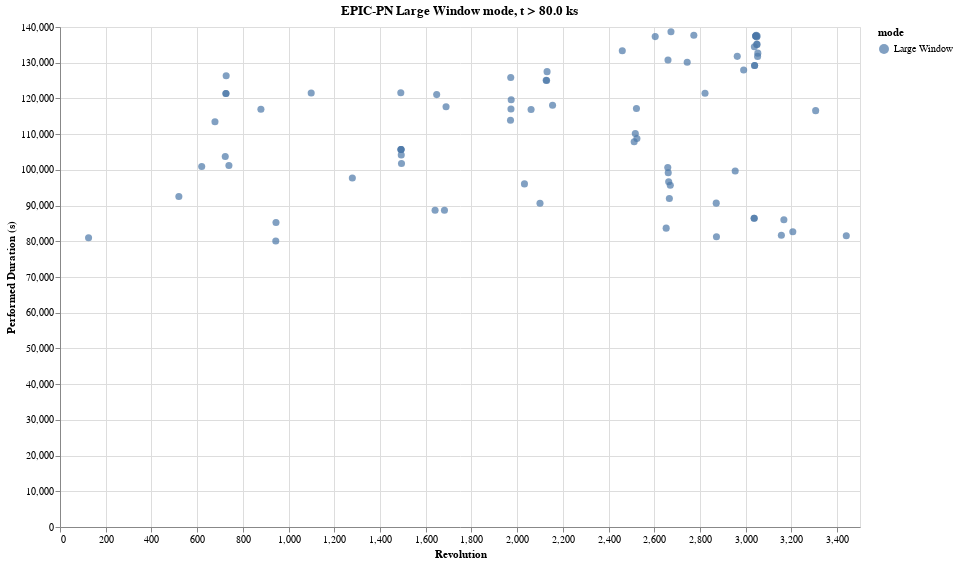

Write notebook code for a chart like this one.
### Code cell
#
# plot the results using altair
import altair as alt

base = alt.Chart(twork,title=r"EPIC-PN {} mode, t > {} ks".format(xmode,texp_limit/1000.0),width=800,height=500)

points = base.mark_point(filled=True, size=50).encode(
    x=alt.X(
        "rev",
        #scale=alt.Scale(domain=(2500,3500)),
        axis=alt.Axis(title='Revolution')
    ),
    y=alt.Y(
        'perf_dur',
        #scale=alt.Scale(type='log',domain=(1,50000)),
        axis=alt.Axis(title="Performed Duration (s)")
    ),
    color='mode',
    tooltip=['rev', 'ac_obs_id','ac_exp_id','filter','target']
)
points

### Figure 1 — Vega-Lite specification as saved in the notebook (floating-point values rounded to 4 significant figures)
{"$schema": "https://vega.github.io/schema/vega-lite/v2.6.0.json", "config": {"view": {"height": 300, "width": 400}}, "data": {"name": "data-4d97e5a905e659800b2191ccdc88d4f5"}, "datasets": {"data-4d97e5a905e659800b2191ccdc88d4f5": [{"ac_exp_id": 215, "ac_obs_id": 110010101, "exp_end_time": "2000-08-15 14:30:27+00", "exp_start_time": "2000-08-14 11:59:46+00", "filter": "MEDIUM", "mode": "Large Window", "perf_dur": 80970, "rev": 125, "ro": 0, "rs": 0, "rx": 1, "s_exp_id": 5, "s_obs_id": 110010101, "target": "Cas A (SE)"}, {"ac_exp_id": 3, "ac_obs_id": 142270101, "exp_end_time": "2002-10-12 15:13:47+00", "exp_start_time": "2002-10-11 12:36:31+00", "filter": "MEDIUM", "mode": "Large Window", "perf_dur": 92544, "rev": 520, "ro": 0, "rs": 0, "rx": 0, "s_exp_id": 3, "s_obs_id": 142270101, "target": "4U 0543-31"}, {"ac_exp_id": 1, "ac_obs_id": 158760101, "exp_end_time": "2003-04-29 21:46:02+00", "exp_start_time": "2003-04-28 17:01:02+00", "filter": "THICK", "mode": "Large Window", "perf_dur": 100933, "rev": 620, "ro": 0, "rs": 0, "rx": 0, "s_exp_id": 1, "s_obs_id": 158760101, "target": "Jupiter"}, {"ac_exp_id": 3, "ac_obs_id": 149040201, "exp_end_time": "2003-08-23 13:40:11+00", "exp_start_time": "2003-08-22 06:01:36+00", "filter": "THICK", "mode": "Large Window", "perf_dur": 113445, "rev": 678, "ro": 0, "rs": 0, "rx": 0, "s_exp_id": 3, "s_obs_id": 149040201, "target": "RZ Cassiopeiae"}, {"ac_exp_id": 1, "ac_obs_id": 161560101, "exp_end_time": "2003-11-20 02:41:08+00", "exp_start_time": "2003-11-20 00:07:32+00", "filter": "THICK", "mode": "Large Window", "perf_dur": 103757, "rev": 723, "ro": 0, "rs": 0, "rx": 0, "s_exp_id": 1, "s_obs_id": 161560101, "target": "Mars"}, {"ac_exp_id": 1, "ac_obs_id": 200080201, "exp_end_time": "2003-11-26 07:35:11+00", "exp_start_time": "2003-11-25 23:34:05+00", "filter": "THICK", "mode": "Large Window", "perf_dur": 121368, "rev": 726, "ro": 0, "rs": 1, "rx": 0, "s_exp_id": 1, "s_obs_id": 200080201, "target": "JUPITER"}, {"ac_exp_id": 2, "ac_obs_id": 200080201, "exp_end_time": "2003-11-26 07:35:11+00", "exp_start_time": "2003-11-25 23:34:05+00", "filter": "THICK", "mode": "Large Window", "perf_dur": 121368, "rev": 726, "ro": 0, "rs": 1, "rx": 0, "s_exp_id": 1, "s_obs_id": 200080201, "target": "JUPITER"}, {"ac_exp_id": 1, "ac_obs_id": 200080701, "exp_end_time": "2003-11-28 07:27:57+00", "exp_start_time": "2003-11-27 23:26:51+00", "filter": "THICK", "mode": "Large Window", "perf_dur": 126325, "rev": 727, "ro": 0, "rs": 0, "rx": 0, "s_exp_id": 1, "s_obs_id": 200080701, "target": "JUPITER"}, {"ac_exp_id": 3, "ac_obs_id": 205680101, "exp_end_time": "2003-12-23 00:18:38+00", "exp_start_time": "2003-12-21 20:04:12+00", "filter": "MEDIUM", "mode": "Large Window", "perf_dur": 101196, "rev": 739, "ro": 0, "rs": 0, "rx": 0, "s_exp_id": 3, "s_obs_id": 205680101, "target": "Q0056-363"}, {"ac_exp_id": 3, "ac_obs_id": 200980101, "exp_end_time": "2004-09-27 16:02:10+00", "exp_start_time": "2004-09-26 07:25:03+00", "filter": "THIN1", "mode": "Large Window", "perf_dur": 116957, "rev": 879, "ro": 0, "rs": 0, "rx": 0, "s_exp_id": 3, "s_obs_id": 200980101, "target": "HOLMBERG IX"}, {"ac_exp_id": 3, "ac_obs_id": 202210301, "exp_end_time": "2005-02-03 16:33:35+00", "exp_start_time": "2005-02-02 18:11:28+00", "filter": "THIN1", "mode": "Large Window", "perf_dur": 80057, "rev": 944, "ro": 0, "rs": 0, "rx": 0, "s_exp_id": 3, "s_obs_id": 202210301, "target": "PKS0405-1219"}, {"ac_exp_id": 3, "ac_obs_id": 202210401, "exp_end_time": "2005-02-05 17:52:15+00", "exp_start_time": "2005-02-04 18:03:28+00", "filter": "THIN1", "mode": "Large Window", "perf_dur": 85257, "rev": 945, "ro": 0, "rs": 0, "rx": 0, "s_exp_id": 3, "s_obs_id": 202210401, "target": "PKS0405-1219"}, {"ac_exp_id": 3, "ac_obs_id": 302850201, "exp_end_time": "2005-12-10 09:17:08+00", "exp_start_time": "2005-12-08 21:11:28+00", "filter": "MEDIUM", "mode": "Large Window", "perf_dur": 121533, "rev": 1099, "ro": 0, "rs": 0, "rx": 0, "s_exp_id": 3, "s_obs_id": 302850201, "target": "MCG-5-23-16"}, {"ac_exp_id": 3, "ac_obs_id": 400270101, "exp_end_time": "2006-12-04 07:50:30+00", "exp_start_time": "2006-12-03 02:22:27+00", "filter": "MEDIUM", "mode": "Large Window", "perf_dur": 97718, "rev": 1279, "ro": 0, "rs": 0, "rx": 0, "s_exp_id": 3, "s_obs_id": 400270101, "target": "NGC 3227"}, {"ac_exp_id": 1, "ac_obs_id": 511580101, "exp_end_time": "2008-01-31 04:51:27+00", "exp_start_time": "2008-01-29 18:57:06+00", "filter": "MEDIUM", "mode": "Large Window", "perf_dur": 121591, "rev": 1491, "ro": 0, "rs": 0, "rx": 0, "s_exp_id": 1, "s_obs_id": 511580101, "target": "1H0707-495"}, {"ac_exp_id": 1, "ac_obs_id": 511580201, "exp_end_time": "2008-02-02 04:42:06+00", "exp_start_time": "2008-01-31 18:49:25+00", "filter": "MEDIUM", "mode": "Large Window", "perf_dur": 105713, "rev": 1492, "ro": 0, "rs": 1, "rx": 0, "s_exp_id": 1, "s_obs_id": 511580201, "target": "1H0707-495"}, {"ac_exp_id": 27, "ac_obs_id": 511580201, "exp_end_time": "2008-02-02 04:42:06+00", "exp_start_time": "2008-01-31 18:49:25+00", "filter": "MEDIUM", "mode": "Large Window", "perf_dur": 105713, "rev": 1492, "ro": 0, "rs": 1, "rx": 0, "s_exp_id": 1, "s_obs_id": 511580201, "target": "1H0707-495"}, {"ac_exp_id": 14, "ac_obs_id": 511580201, "exp_end_time": "2008-02-02 04:42:06+00", "exp_start_time": "2008-01-31 18:49:25+00", "filter": "MEDIUM", "mode": "Large Window", "perf_dur": 105713, "rev": 1492, "ro": 0, "rs": 1, "rx": 0, "s_exp_id": 1, "s_obs_id": 511580201, "target": "1H0707-495"}, {"ac_exp_id": 2, "ac_obs_id": 511580301, "exp_end_time": "2008-02-04 04:24:23+00", "exp_start_time": "2008-02-02 20:19:16+00", "filter": "MEDIUM", "mode": "Large Window", "perf_dur": 104157, "rev": 1493, "ro": 0, "rs": 0, "rx": 1, "s_exp_id": 1, "s_obs_id": 511580301, "target": "1H0707-495"}, {"ac_exp_id": 2, "ac_obs_id": 511580401, "exp_end_time": "2008-02-06 04:16:35+00", "exp_start_time": "2008-02-04 22:15:57+00", "filter": "MEDIUM", "mode": "Large Window", "perf_dur": 101785, "rev": 1494, "ro": 0, "rs": 0, "rx": 1, "s_exp_id": 1, "s_obs_id": 511580401, "target": "1H0707-495"}, {"ac_exp_id": 3, "ac_obs_id": 555870201, "exp_end_time": "2008-11-25 09:46:20+00", "exp_start_time": "2008-11-24 08:07:23+00", "filter": "THIN1", "mode": "Large Window", "perf_dur": 88687, "rev": 1641, "ro": 0, "rs": 0, "rx": 0, "s_exp_id": 3, "s_obs_id": 555870201, "target": "Leo I"}, {"ac_exp_id": 2, "ac_obs_id": 550950101, "exp_end_time": "2008-12-09 08:45:31+00", "exp_start_time": "2008-12-07 21:54:54+00", "filter": "MEDIUM", "mode": "Large Window", "perf_dur": 121068, "rev": 1648, "ro": 0, "rs": 0, "rx": 1, "s_exp_id": 11, "s_obs_id": 550950101, "target": "NGC424"}, {"ac_exp_id": 1, "ac_obs_id": 554990101, "exp_end_time": "2009-02-14 18:38:17+00", "exp_start_time": "2009-02-13 17:52:40+00", "filter": "THIN1", "mode": "Large Window", "perf_dur": 88667, "rev": 1682, "ro": 0, "rs": 0, "rx": 0, "s_exp_id": 1, "s_obs_id": 554990101, "target": "Mrk 1040"}, {"ac_exp_id": 3, "ac_obs_id": 550640101, "exp_end_time": "2009-03-01 03:15:51+00", "exp_start_time": "2009-02-27 16:50:14+00", "filter": "MEDIUM", "mode": "Large Window", "perf_dur": 117664, "rev": 1689, "ro": 0, "rs": 0, "rx": 0, "s_exp_id": 3, "s_obs_id": 550640101, "target": "MCG-02-14-009"}, {"ac_exp_id": 3, "ac_obs_id": 653510301, "exp_end_time": "2010-09-14 12:50:13+00", "exp_start_time": "2010-09-13 01:01:16+00", "filter": "MEDIUM", "mode": "Large Window", "perf_dur": 113903, "rev": 1971, "ro": 0, "rs": 0, "rx": 0, "s_exp_id": 3, "s_obs_id": 653510301, "target": "1H0707-495"}, {"ac_exp_id": 3, "ac_obs_id": 653510401, "exp_end_time": "2010-09-16 12:42:13+00", "exp_start_time": "2010-09-15 01:03:16+00", "filter": "MEDIUM", "mode": "Large Window", "perf_dur": 125853, "rev": 1972, "ro": 0, "rs": 0, "rx": 0, "s_exp_id": 3, "s_obs_id": 653510401, "target": "1H0707-495"}, {"ac_exp_id": 3, "ac_obs_id": 653510501, "exp_end_time": "2010-09-18 12:34:44+00", "exp_start_time": "2010-09-17 01:05:46+00", "filter": "MEDIUM", "mode": "Large Window", "perf_dur": 117040, "rev": 1973, "ro": 0, "rs": 0, "rx": 0, "s_exp_id": 3, "s_obs_id": 653510501, "target": "1H0707-495"}, {"ac_exp_id": 3, "ac_obs_id": 653510601, "exp_end_time": "2010-09-20 12:26:58+00", "exp_start_time": "2010-09-19 01:04:41+00", "filter": "MEDIUM", "mode": "Large Window", "perf_dur": 119621, "rev": 1974, "ro": 0, "rs": 0, "rx": 0, "s_exp_id": 3, "s_obs_id": 653510601, "target": "1H0707-495"}, {"ac_exp_id": 3, "ac_obs_id": 554710801, "exp_end_time": "2011-01-13 21:21:31+00", "exp_start_time": "2011-01-12 18:32:34+00", "filter": "MEDIUM", "mode": "Large Window", "perf_dur": 96067, "rev": 2032, "ro": 0, "rs": 0, "rx": 0, "s_exp_id": 3, "s_obs_id": 554710801, "target": "1H0707-495"}, {"ac_exp_id": 3, "ac_obs_id": 653320101, "exp_end_time": "2011-03-12 22:47:36+00", "exp_start_time": "2011-03-11 12:35:19+00", "filter": "MEDIUM", "mode": "Large Window", "perf_dur": 116907, "rev": 2061, "ro": 0, "rs": 0, "rx": 0, "s_exp_id": 3, "s_obs_id": 653320101, "target": "PSR J1734-3333"}, {"ac_exp_id": 3, "ac_obs_id": 673730101, "exp_end_time": "2011-05-29 13:08:58+00", "exp_start_time": "2011-05-28 11:50:01+00", "filter": "MEDIUM", "mode": "Large Window", "perf_dur": 90667, "rev": 2100, "ro": 0, "rs": 0, "rx": 0, "s_exp_id": 3, "s_obs_id": 673730101, "target": "PMN J0948+0022"}, {"ac_exp_id": 3, "ac_obs_id": 673580201, "exp_end_time": "2011-07-22 15:35:13+00", "exp_start_time": "2011-07-21 02:46:16+00", "filter": "THIN1", "mode": "Large Window", "perf_dur": 125100, "rev": 2127, "ro": 0, "rs": 0, "rx": 0, "s_exp_id": 3, "s_obs_id": 673580201, "target": "IRAS 13224-3809"}, {"ac_exp_id": 3, "ac_obs_id": 673580301, "exp_end_time": "2011-07-26 15:17:45+00", "exp_start_time": "2011-07-25 02:18:48+00", "filter": "THIN1", "mode": "Large Window", "perf_dur": 125005, "rev": 2129, "ro": 0, "rs": 0, "rx": 0, "s_exp_id": 3, "s_obs_id": 673580301, "target": "IRAS 13224-3809"}, {"ac_exp_id": 3, "ac_obs_id": 673580401, "exp_end_time": "2011-07-30 14:54:09+00", "exp_start_time": "2011-07-29 01:56:52+00", "filter": "THIN1", "mode": "Large Window", "perf_dur": 127502, "rev": 2131, "ro": 0, "rs": 0, "rx": 0, "s_exp_id": 3, "s_obs_id": 673580401, "target": "IRAS 13224-3809"}, {"ac_exp_id": 3, "ac_obs_id": 674440101, "exp_end_time": "2011-09-16 12:01:10+00", "exp_start_time": "2011-09-15 02:37:13+00", "filter": "THIN1", "mode": "Large Window", "perf_dur": 118085, "rev": 2155, "ro": 0, "rs": 0, "rx": 0, "s_exp_id": 3, "s_obs_id": 674440101, "target": "PSR J0357+32"}, {"ac_exp_id": 3, "ac_obs_id": 724090101, "exp_end_time": "2013-05-16 18:07:10+00", "exp_start_time": "2013-05-15 03:29:41+00", "filter": "THIN1", "mode": "Large Window", "perf_dur": 133337, "rev": 2460, "ro": 0, "rs": 0, "rx": 0, "s_exp_id": 3, "s_obs_id": 724090101, "target": "PSR J2055+2539"}, {"ac_exp_id": 3, "ac_obs_id": 721010201, "exp_end_time": "2013-08-28 11:15:34+00", "exp_start_time": "2013-08-27 05:09:44+00", "filter": "THIN1", "mode": "Large Window", "perf_dur": 107880, "rev": 2512, "ro": 0, "rs": 0, "rx": 0, "s_exp_id": 3, "s_obs_id": 721010201, "target": "PDS 456"}, {"ac_exp_id": 3, "ac_obs_id": 721010301, "exp_end_time": "2013-09-07 10:37:19+00", "exp_start_time": "2013-09-06 03:53:09+00", "filter": "THIN1", "mode": "Large Window", "perf_dur": 110180, "rev": 2517, "ro": 0, "rs": 0, "rx": 0, "s_exp_id": 3, "s_obs_id": 721010301, "target": "PDS 456"}, {"ac_exp_id": 3, "ac_obs_id": 721010401, "exp_end_time": "2013-09-17 03:57:08+00", "exp_start_time": "2013-09-15 19:16:18+00", "filter": "THIN1", "mode": "Large Window", "perf_dur": 117180, "rev": 2522, "ro": 0, "rs": 0, "rx": 0, "s_exp_id": 3, "s_obs_id": 721010401, "target": "PDS 456"}, {"ac_exp_id": 3, "ac_obs_id": 721010501, "exp_end_time": "2013-09-21 09:36:47+00", "exp_start_time": "2013-09-20 03:15:57+00", "filter": "THIN1", "mode": "Large Window", "perf_dur": 108780, "rev": 2524, "ro": 0, "rs": 0, "rx": 0, "s_exp_id": 3, "s_obs_id": 721010501, "target": "PDS 456"}, {"ac_exp_id": 3, "ac_obs_id": 721010601, "exp_end_time": "2014-02-27 22:50:54+00", "exp_start_time": "2014-02-26 08:31:44+00", "filter": "THIN1", "mode": "Large Window", "perf_dur": 137311, "rev": 2604, "ro": 0, "rs": 0, "rx": 0, "s_exp_id": 3, "s_obs_id": 721010601, "target": "PDS 456"}, {"ac_exp_id": 3, "ac_obs_id": 745110101, "exp_end_time": "2014-06-03 05:03:02+00", "exp_start_time": "2014-06-02 05:40:32+00", "filter": "MEDIUM", "mode": "Large Window", "perf_dur": 83680, "rev": 2652, "ro": 0, "rs": 0, "rx": 0, "s_exp_id": 3, "s_obs_id": 745110101, "target": "PG 1211+143"}, {"ac_exp_id": 3, "ac_obs_id": 745110201, "exp_end_time": "2014-06-17 04:32:00+00", "exp_start_time": "2014-06-16 00:26:10+00", "filter": "MEDIUM", "mode": "Large Window", "perf_dur": 100680, "rev": 2659, "ro": 0, "rs": 0, "rx": 0, "s_exp_id": 3, "s_obs_id": 745110201, "target": "PG 1211+143"}, {"ac_exp_id": 2, "ac_obs_id": 743470201, "exp_end_time": "2014-06-19 13:37:32+00", "exp_start_time": "2014-06-18 01:10:22+00", "filter": "THICK", "mode": "Large Window", "perf_dur": 130776, "rev": 2660, "ro": 0, "rs": 0, "rx": 1, "s_exp_id": 3, "s_obs_id": 743470201, "target": "Mars"}, {"ac_exp_id": 3, "ac_obs_id": 745110301, "exp_end_time": "2014-06-21 03:50:20+00", "exp_start_time": "2014-06-20 00:09:30+00", "filter": "MEDIUM", "mode": "Large Window", "perf_dur": 99180, "rev": 2661, "ro": 0, "rs": 0, "rx": 0, "s_exp_id": 3, "s_obs_id": 745110301, "target": "PG 1211+143"}, {"ac_exp_id": 3, "ac_obs_id": 745110401, "exp_end_time": "2014-06-25 02:51:32+00", "exp_start_time": "2014-06-23 23:52:22+00", "filter": "MEDIUM", "mode": "Large Window", "perf_dur": 96680, "rev": 2663, "ro": 0, "rs": 0, "rx": 0, "s_exp_id": 3, "s_obs_id": 745110401, "target": "PG 1211+143"}, {"ac_exp_id": 3, "ac_obs_id": 745110601, "exp_end_time": "2014-07-01 02:00:33+00", "exp_start_time": "2014-06-30 00:19:43+00", "filter": "MEDIUM", "mode": "Large Window", "perf_dur": 91980, "rev": 2666, "ro": 0, "rs": 0, "rx": 0, "s_exp_id": 3, "s_obs_id": 745110601, "target": "PG 1211+143"}, {"ac_exp_id": 3, "ac_obs_id": 745110701, "exp_end_time": "2014-07-09 01:41:04+00", "exp_start_time": "2014-07-07 22:58:34+00", "filter": "MEDIUM", "mode": "Large Window", "perf_dur": 95680, "rev": 2670, "ro": 0, "rs": 0, "rx": 0, "s_exp_id": 3, "s_obs_id": 745110701, "target": "PG 1211+143"}, {"ac_exp_id": 3, "ac_obs_id": 744450101, "exp_end_time": "2014-07-15 13:36:39+00", "exp_start_time": "2014-07-13 22:56:24+00", "filter": "THIN1", "mode": "Large Window", "perf_dur": 138679, "rev": 2673, "ro": 0, "rs": 0, "rx": 1, "s_exp_id": 3, "s_obs_id": 744450101, "target": "RBS 1055"}, {"ac_exp_id": 3, "ac_obs_id": 744490401, "exp_end_time": "2014-12-04 02:37:01+00", "exp_start_time": "2014-12-02 13:54:31+00", "filter": "THIN1", "mode": "Large Window", "perf_dur": 130120, "rev": 2744, "ro": 0, "rs": 0, "rx": 0, "s_exp_id": 3, "s_obs_id": 744490401, "target": "Mrk 915"}, {"ac_exp_id": 3, "ac_obs_id": 744450301, "exp_end_time": "2015-01-30 23:30:57+00", "exp_start_time": "2015-01-29 09:08:27+00", "filter": "THIN1", "mode": "Large Window", "perf_dur": 137680, "rev": 2773, "ro": 0, "rs": 0, "rx": 0, "s_exp_id": 3, "s_obs_id": 744450301, "target": "RBS 229"}, {"ac_exp_id": 3, "ac_obs_id": 761500201, "exp_end_time": "2015-05-08 17:15:33+00", "exp_start_time": "2015-05-07 06:09:43+00", "filter": "THIN1", "mode": "Large Window", "perf_dur": 121438, "rev": 2822, "ro": 0, "rs": 0, "rx": 0, "s_exp_id": 3, "s_obs_id": 761500201, "target": "OJ287"}, {"ac_exp_id": 1, "ac_obs_id": 760530201, "exp_end_time": "2015-08-14 10:22:02+00", "exp_start_time": "2015-08-13 09:02:52+00", "filter": "THIN1", "mode": "Large Window", "perf_dur": 90680, "rev": 2871, "ro": 0, "rs": 0, "rx": 0, "s_exp_id": 1, "s_obs_id": 760530201, "target": "Mrk 1040"}, {"ac_exp_id": 1, "ac_obs_id": 760530301, "exp_end_time": "2015-08-16 04:55:45+00", "exp_start_time": "2015-08-15 06:13:15+00", "filter": "THIN1", "mode": "Large Window", "perf_dur": 81280, "rev": 2872, "ro": 0, "rs": 0, "rx": 0, "s_exp_id": 1, "s_obs_id": 760530301, "target": "Mrk 1040"}, {"ac_exp_id": 3, "ac_obs_id": 763480101, "exp_end_time": "2016-01-26 15:49:57+00", "exp_start_time": "2016-01-25 12:00:48+00", "filter": "THIN1", "mode": "Large Window", "perf_dur": 99679, "rev": 2954, "ro": 0, "rs": 0, "rx": 0, "s_exp_id": 3, "s_obs_id": 763480101, "target": "PG1404+226"}, {"ac_exp_id": 3, "ac_obs_id": 764530101, "exp_end_time": "2016-02-13 20:53:43+00", "exp_start_time": "2016-02-12 08:09:33+00", "filter": "THICK", "mode": "Large Window", "perf_dur": 131780, "rev": 2963, "ro": 0, "rs": 0, "rx": 0, "s_exp_id": 3, "s_obs_id": 764530101, "target": "RX J0439.6-5311"}, {"ac_exp_id": 1, "ac_obs_id": 764620101, "exp_end_time": "2016-04-09 17:26:08+00", "exp_start_time": "2016-04-08 05:45:18+00", "filter": "MEDIUM", "mode": "Large Window", "perf_dur": 127980, "rev": 2991, "ro": 0, "rs": 0, "rx": 0, "s_exp_id": 1, "s_obs_id": 764620101, "target": "NGC 6814"}, {"ac_exp_id": 2, "ac_obs_id": 780560101, "exp_end_time": "2016-07-10 10:47:21+00", "exp_start_time": "2016-07-08 20:19:51+00", "filter": "THIN1", "mode": "Large Window", "perf_dur": 86431, "rev": 3037, "ro": 0, "rs": 1, "rx": 0, "s_exp_id": 2, "s_obs_id": 780560101, "target": "IRAS 13224-3809"}, {"ac_exp_id": 2, "ac_obs_id": 780560101, "exp_end_time": "2016-07-10 10:47:21+00", "exp_start_time": "2016-07-08 20:19:51+00", "filter": "THIN1", "mode": "Large Window", "perf_dur": 86431, "rev": 3037, "ro": 0, "rs": 1, "rx": 0, "s_exp_id": 2, "s_obs_id": 780560101, "target": "IRAS 13224-3809"}, {"ac_exp_id": 2, "ac_obs_id": 780561301, "exp_end_time": "2016-07-12 10:34:19+00", "exp_start_time": "2016-07-10 20:11:49+00", "filter": "THIN1", "mode": "Large Window", "perf_dur": 134484, "rev": 3038, "ro": 0, "rs": 0, "rx": 0, "s_exp_id": 2, "s_obs_id": 780561301, "target": "IRAS 13224-3809"}, {"ac_exp_id": 2, "ac_obs_id": 780561401, "exp_end_time": "2016-07-14 09:37:34+00", "exp_start_time": "2016-07-12 20:03:24+00", "filter": "THIN1", "mode": "Large Window", "perf_dur": 129229, "rev": 3039, "ro": 0, "rs": 1, "rx": 0, "s_exp_id": 2, "s_obs_id": 780561401, "target": "IRAS 13224-3809"}, {"ac_exp_id": 2, "ac_obs_id": 780561401, "exp_end_time": "2016-07-14 09:37:34+00", "exp_start_time": "2016-07-12 20:03:24+00", "filter": "THIN1", "mode": "Large Window", "perf_dur": 129229, "rev": 3039, "ro": 0, "rs": 1, "rx": 0, "s_exp_id": 2, "s_obs_id": 780561401, "target": "IRAS 13224-3809"}, {"ac_exp_id": 2, "ac_obs_id": 780561501, "exp_end_time": "2016-07-22 09:50:25+00", "exp_start_time": "2016-07-20 19:31:15+00", "filter": "THIN1", "mode": "Large Window", "perf_dur": 137480, "rev": 3043, "ro": 0, "rs": 0, "rx": 0, "s_exp_id": 2, "s_obs_id": 780561501, "target": "IRAS 13224-3809"}, {"ac_exp_id": 2, "ac_obs_id": 780561601, "exp_end_time": "2016-07-24 09:42:26+00", "exp_start_time": "2016-07-22 19:23:16+00", "filter": "THIN1", "mode": "Large Window", "perf_dur": 137480, "rev": 3044, "ro": 0, "rs": 0, "rx": 0, "s_exp_id": 2, "s_obs_id": 780561601, "target": "IRAS 13224-3809"}, {"ac_exp_id": 2, "ac_obs_id": 780561701, "exp_end_time": "2016-07-26 09:33:56+00", "exp_start_time": "2016-07-24 19:14:46+00", "filter": "THIN1", "mode": "Large Window", "perf_dur": 137480, "rev": 3045, "ro": 0, "rs": 0, "rx": 0, "s_exp_id": 2, "s_obs_id": 780561701, "target": "IRAS 13224-3809"}, {"ac_exp_id": 2, "ac_obs_id": 792180101, "exp_end_time": "2016-07-28 09:27:32+00", "exp_start_time": "2016-07-26 19:05:02+00", "filter": "THIN1", "mode": "Large Window", "perf_dur": 137680, "rev": 3046, "ro": 0, "rs": 0, "rx": 0, "s_exp_id": 2, "s_obs_id": 792180101, "target": "IRAS 13224-3809"}, {"ac_exp_id": 2, "ac_obs_id": 792180201, "exp_end_time": "2016-08-01 09:02:49+00", "exp_start_time": "2016-07-30 18:48:39+00", "filter": "THIN1", "mode": "Large Window", "perf_dur": 137180, "rev": 3048, "ro": 0, "rs": 0, "rx": 0, "s_exp_id": 2, "s_obs_id": 792180201, "target": "IRAS 13224-3809"}, {"ac_exp_id": 2, "ac_obs_id": 792180301, "exp_end_time": "2016-08-03 08:55:19+00", "exp_start_time": "2016-08-01 18:41:09+00", "filter": "THIN1", "mode": "Large Window", "perf_dur": 135126, "rev": 3049, "ro": 0, "rs": 1, "rx": 0, "s_exp_id": 2, "s_obs_id": 792180301, "target": "IRAS 13224-3809"}, {"ac_exp_id": 14, "ac_obs_id": 792180301, "exp_end_time": "2016-08-03 08:55:19+00", "exp_start_time": "2016-08-01 18:41:09+00", "filter": "THIN1", "mode": "Large Window", "perf_dur": 135126, "rev": 3049, "ro": 0, "rs": 1, "rx": 0, "s_exp_id": 2, "s_obs_id": 792180301, "target": "IRAS 13224-3809"}, {"ac_exp_id": 2, "ac_obs_id": 792180401, "exp_end_time": "2016-08-05 08:52:53+00", "exp_start_time": "2016-08-03 18:33:43+00", "filter": "THIN1", "mode": "Large Window", "perf_dur": 137480, "rev": 3050, "ro": 0, "rs": 0, "rx": 0, "s_exp_id": 2, "s_obs_id": 792180401, "target": "IRAS 13224-3809"}, {"ac_exp_id": 2, "ac_obs_id": 792180501, "exp_end_time": "2016-08-09 07:59:46+00", "exp_start_time": "2016-08-07 19:14:48+00", "filter": "THIN1", "mode": "Large Window", "perf_dur": 131771, "rev": 3052, "ro": 0, "rs": 0, "rx": 1, "s_exp_id": 2, "s_obs_id": 792180501, "target": "IRAS 13224-3809"}, {"ac_exp_id": 2, "ac_obs_id": 792180601, "exp_end_time": "2016-08-11 08:15:20+00", "exp_start_time": "2016-08-09 19:16:10+00", "filter": "THIN1", "mode": "Large Window", "perf_dur": 132680, "rev": 3053, "ro": 0, "rs": 0, "rx": 0, "s_exp_id": 2, "s_obs_id": 792180601, "target": "IRAS 13224-3809"}, {"ac_exp_id": 3, "ac_obs_id": 783230101, "exp_end_time": "2017-03-04 19:40:30+00", "exp_start_time": "2017-03-03 19:28:00+00", "filter": "THIN1", "mode": "Large Window", "perf_dur": 81674, "rev": 3156, "ro": 0, "rs": 0, "rx": 0, "s_exp_id": 3, "s_obs_id": 783230101, "target": "FBQS J1644+2619"}, {"ac_exp_id": 3, "ac_obs_id": 780690301, "exp_end_time": "2017-03-26 06:28:19+00", "exp_start_time": "2017-03-25 06:27:04+00", "filter": "THIN1", "mode": "Large Window", "perf_dur": 86005, "rev": 3167, "ro": 0, "rs": 0, "rx": 0, "s_exp_id": 3, "s_obs_id": 780690301, "target": "PDS 456"}, {"ac_exp_id": 3, "ac_obs_id": 760020401, "exp_end_time": "2017-06-12 01:10:52+00", "exp_start_time": "2017-06-11 02:05:02+00", "filter": "THICK", "mode": "Large Window", "perf_dur": 82680, "rev": 3206, "ro": 0, "rs": 0, "rx": 0, "s_exp_id": 3, "s_obs_id": 760020401, "target": "IRAS 23226-3843"}, {"ac_exp_id": 3, "ac_obs_id": 804680101, "exp_end_time": "2017-12-28 16:14:57+00", "exp_start_time": "2017-12-27 07:44:07+00", "filter": "THIN1", "mode": "Large Window", "perf_dur": 116580, "rev": 3306, "ro": 0, "rs": 0, "rx": 0, "s_exp_id": 3, "s_obs_id": 804680101, "target": "B1152+199"}, {"ac_exp_id": 3, "ac_obs_id": 830390101, "exp_end_time": "2018-09-21 13:10:08+00", "exp_start_time": "2018-09-20 14:22:44+00", "filter": "THIN1", "mode": "Large Window", "perf_dur": 81574, "rev": 3440, "ro": 0, "rs": 0, "rx": 0, "s_exp_id": 3, "s_obs_id": 830390101, "target": "PDS 456"}]}, "encoding": {"color": {"field": "mode", "type": "nominal"}, "tooltip": [{"field": "rev", "type": "quantitative"}, {"field": "ac_obs_id", "type": "quantitative"}, {"field": "ac_exp_id", "type": "quantitative"}, {"field": "filter", "type": "nominal"}, {"field": "target", "type": "nominal"}], "x": {"axis": {"title": "Revolution"}, "field": "rev", "type": "quantitative"}, "y": {"axis": {"title": "Performed Duration (s)"}, "field": "perf_dur", "type": "quantitative"}}, "height": 500, "mark": {"filled": true, "size": 50, "type": "point"}, "title": "EPIC-PN Large Window mode, t > 80.0 ks", "width": 800}
